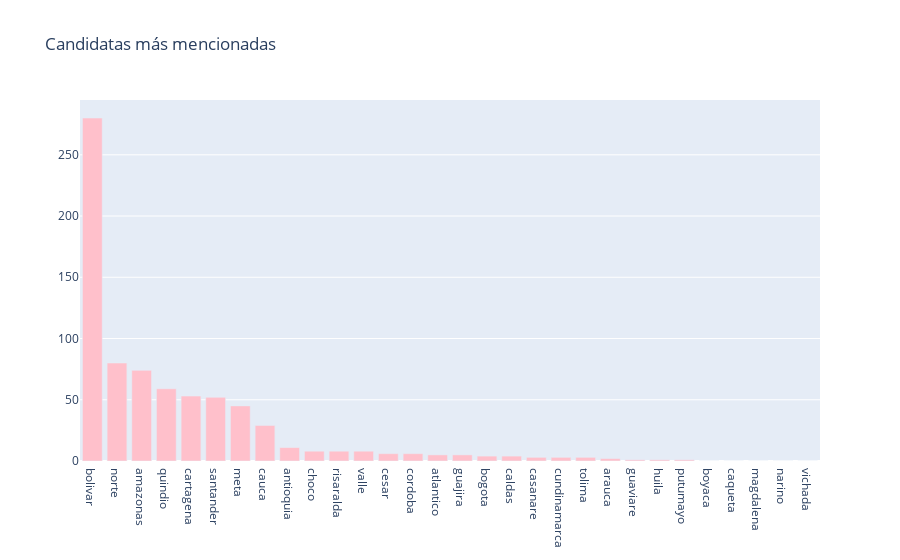

The code cell stored with this chart in its notebook:
### Code cell
trace = go.Bar(x=list(dept_cnt.keys()),
               y=list(dept_cnt.values()),
               marker=dict(color='pink'))

layout = go.Layout(title='Candidatas más mencionadas')

fig = go.Figure(data=[trace], layout=layout)
iplot(fig)

### Figure 1 — Plotly figure (JSON) as saved in the notebook; plotly's stock layout.template omitted (floating-point values rounded to 4 significant figures)
{"data": [{"marker": {"color": "pink"}, "type": "bar", "x": ["bolivar", "norte", "amazonas", "quindio", "cartagena", "santander", "meta", "cauca", "antioquia", "choco", "risaralda", "valle", "cesar", "cordoba", "atlantico", "guajira", "bogota", "caldas", "casanare", "cundinamarca", "tolima", "arauca", "guaviare", "huila", "putumayo", "boyaca", "caqueta", "magdalena", "narino", "vichada"], "y": [280, 80, 74, 59, 53, 52, 45, 29, 11, 8, 8, 8, 6, 6, 5, 5, 4, 4, 3, 3, 3, 2, 1, 1, 1, 0, 0, 0, 0, 0]}], "layout": {"title": {"text": "Candidatas más mencionadas"}}}
